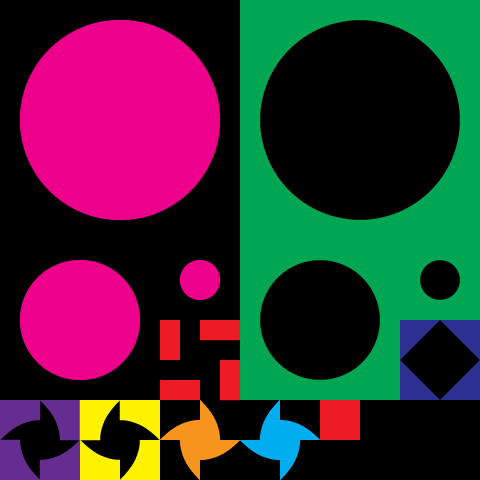

A level layout from a 2D game, rendered from its tile map. Below: a short description, then the map file with its tile-grid data intact:
An orthogonal 12x12 tile map with 40x40 px tiles, 1 tile layer (Tile Layer 1).

<map version="1.0" orientation="orthogonal" renderorder="right-down" width="12" height="12" tilewidth="40" tileheight="40" nextobjectid="1">
 <tileset firstgid="1" name="tileset-01" tilewidth="40" tileheight="40">
  <image source="../../Files/Level System/tileset-01.png" width="480" height="480" />
 </tileset>
 <layer name="Tile Layer 1" width="12" height="12">
  <data>
   <tile gid="1" />
   <tile gid="2" />
   <tile gid="3" />
   <tile gid="4" />
   <tile gid="5" />
   <tile gid="6" />
   <tile gid="7" />
   <tile gid="8" />
   <tile gid="9" />
   <tile gid="10" />
   <tile gid="11" />
   <tile gid="12" />
   <tile gid="13" />
   <tile gid="14" />
   <tile gid="15" />
   <tile gid="16" />
   <tile gid="17" />
   <tile gid="18" />
   <tile gid="19" />
   <tile gid="20" />
   <tile gid="21" />
   <tile gid="22" />
   <tile gid="23" />
   <tile gid="24" />
   <tile gid="25" />
   <tile gid="26" />
   <tile gid="27" />
   <tile gid="28" />
   <tile gid="29" />
   <tile gid="30" />
   <tile gid="31" />
   <tile gid="32" />
   <tile gid="33" />
   <tile gid="34" />
   <tile gid="35" />
   <tile gid="36" />
   <tile gid="37" />
   <tile gid="38" />
   <tile gid="39" />
   <tile gid="40" />
   <tile gid="41" />
   <tile gid="42" />
   <tile gid="43" />
   <tile gid="44" />
   <tile gid="45" />
   <tile gid="46" />
   <tile gid="47" />
   <tile gid="48" />
   <tile gid="49" />
   <tile gid="50" />
   <tile gid="51" />
   <tile gid="52" />
   <tile gid="53" />
   <tile gid="54" />
   <tile gid="55" />
   <tile gid="56" />
   <tile gid="57" />
   <tile gid="58" />
   <tile gid="59" />
   <tile gid="60" />
   <tile gid="61" />
   <tile gid="62" />
   <tile gid="63" />
   <tile gid="64" />
   <tile gid="65" />
   <tile gid="66" />
   <tile gid="67" />
   <tile gid="68" />
   <tile gid="69" />
   <tile gid="70" />
   <tile gid="71" />
   <tile gid="72" />
   <tile gid="73" />
   <tile gid="74" />
   <tile gid="75" />
   <tile gid="76" />
   <tile gid="77" />
   <tile gid="78" />
   <tile gid="79" />
   <tile gid="80" />
   <tile gid="81" />
   <tile gid="82" />
   <tile gid="83" />
   <tile gid="84" />
   <tile gid="85" />
   <tile gid="86" />
   <tile gid="87" />
   <tile gid="88" />
   <tile gid="89" />
   <tile gid="90" />
   <tile gid="91" />
   <tile gid="92" />
   <tile gid="93" />
   <tile gid="94" />
   <tile gid="95" />
   <tile gid="96" />
   <tile gid="97" />
   <tile gid="98" />
   <tile gid="99" />
   <tile gid="100" />
   <tile gid="101" />
   <tile gid="102" />
   <tile gid="103" />
   <tile gid="104" />
   <tile gid="105" />
   <tile gid="106" />
   <tile gid="107" />
   <tile gid="108" />
   <tile gid="109" />
   <tile gid="110" />
   <tile gid="111" />
   <tile gid="112" />
   <tile gid="113" />
   <tile gid="114" />
   <tile gid="115" />
   <tile gid="116" />
   <tile gid="117" />
   <tile gid="118" />
   <tile gid="119" />
   <tile gid="120" />
   <tile gid="121" />
   <tile gid="122" />
   <tile gid="123" />
   <tile gid="124" />
   <tile gid="125" />
   <tile gid="126" />
   <tile gid="127" />
   <tile gid="128" />
   <tile gid="129" />
   <tile gid="130" />
   <tile gid="131" />
   <tile gid="132" />
   <tile gid="133" />
   <tile gid="134" />
   <tile gid="135" />
   <tile gid="136" />
   <tile gid="137" />
   <tile gid="138" />
   <tile gid="139" />
   <tile gid="140" />
   <tile gid="141" />
   <tile gid="142" />
   <tile gid="143" />
   <tile gid="144" />
  </data>
 </layer>
</map>
